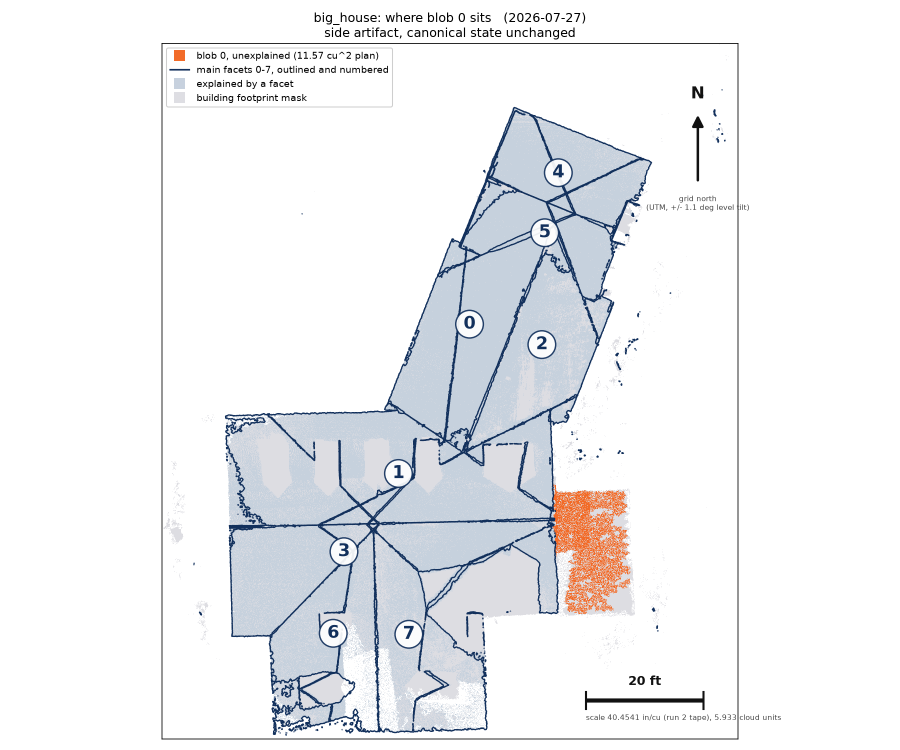
#> input picture reports/big_house/blob0-location-2026-07-27.png, 1800 x 1500 px (shown at 1/2 size)
$ python -i visual_pass.py   (imports and definitions only)
#> lines starting #> are read from the running program, lines starting #| are printed output that depends on the picture; after the words box and inside, x2 and y2 are one past the last pixel; in counts of white or black regions, pixels touching at a corner belong together
"""Build the side-by-side HTML for one visual review pass.

A visual pass grades ONE artifact's per-facet renders against the PREVIOUS
artifact's renders, side by side, so a human can see what a single change did.
The process rules live in the visual-pass skill; this file is the harness the
skill describes, and it is the ONLY place the invocation details are written
down.

    python scripts/visual_pass.py --old 2026-07-26-r2 --new 2026-07-30-grid-adopted
    python scripts/visual_pass.py --old ... --new ... --no-serve   # build only
    python scripts/visual_pass.py --selftest                       # assertions only

Run it and it prints a URL. Open the URL, grade, close the tab. Verdicts are
written to disk as you type; there is no save button to forget.

WHAT IT TOUCHES
    reads   reports/<dataset>/canonical-<stamp>.json      facet metadata
    reads   reports/<dataset>/canonical-<stamp>.npz       facet point index sets
    reads   reports/<dataset>/review/*/review-data.json   locates render sets
    reads   reports/<dataset>/review/*/facet-NN.png       the renders themselves
    writes  passes/<old>-vs-<new>/pass.html
    writes  passes/<old>-vs-<new>/verdicts.json
    writes  passes/<old>-vs-<new>/crops/<side>-facet-NN.png   cropped copies

It never MODIFIES a render and never imports render code. The renders are
evidence produced by a different run, frequently by a run still in progress
somewhere else, and a review harness that can rewrite its own inputs is not a
review harness. The crops are NEW files under passes/; see write_crop for why
they are not written in place. `guard_write_path` turns that from a promise
into a check.

WHY CORRESPONDENCE IS COMPUTED AND NOT ASSUMED
    Facet 12 in the old artifact is not facet 12 in the new one. Indices are
    positions in an output list; they shift whenever a facet merges, splits,
    appears, or vanishes, and they shift silently. Pairing renders by index
    produces rows that look like a normal before/after while actually showing
    two unrelated pieces of roof.

    Facets own point index sets -- row numbers into the leveled cloud, stored
    one array per facet in the npz. Two facets are the same piece of roof to the
    extent that they own the same points. So correspondence here is set overlap
    and nothing else. That makes merges, splits, appearances and disappearances
    fall out of the arithmetic instead of being maintained by hand in a list
    that goes stale.

WHY THE GROUPING USES MUTUAL BEST MATCH AND NOT A THRESHOLD
    The obvious implementation links old i to new j when their overlap exceeds
    some cutoff. That cutoff is a tuned parameter with no principled value: set
    it low and unrelated facets that share a boundary strip get linked into one
    giant row; set it high and a genuine split whose halves each keep 40 percent
    of the parent stops being detected. Worse, a cutoff tuned so this pass looks
    tidy will silently mis-group the next pass, which is exactly the failure the
    log has recorded for scale-dependent thresholds elsewhere in this pipeline.

    So the topology is decided without one. An edge is drawn from every old
    facet to the new facet it shares the MOST points with, and from every new
    facet to the old facet it shares the most points with. Rows are the
    connected components of that graph. "Most" is a comparison, not a
    magnitude, so it needs no units and does not transfer badly between clouds.

    A 1-to-1 pairing is two mutual best matches agreeing. A merge is two old
    facets whose best match is the same new facet. A split is the mirror. A new
    facet has no incoming edge, a vanished facet has no outgoing one. All five
    layout cases come from the component shape, and no number was chosen.

    REPORT_FLOOR below is a threshold, but it only decides which additional
    non-best overlaps get PRINTED underneath a row. It never decides what gets
    grouped. That distinction is the whole point and the HTML states it.

WHY THE PIXEL DIFF IS NOT THE ANSWER
    Two renders can differ in pixels while the geometry is identical. Axis
    limits, colour scaling, annotation placement, font metrics and library
    versions all move pixels without moving a point. On the very first pair this
    harness was built against, eight facets had bit-identical point index sets
    and their renders still differed across four to eight percent of their
    pixels, because the artifact stamp in the title was a different length and
    the line labels had been laid out around a different set of neighbours.

    So each row prints the pixel diff NEXT TO the overlap fractions, and the
    overlap is the one that settles the question. A changed pixel flag means
    look closer. It does not mean something moved.
"""
import argparse
import hashlib
import html
import http.server
import json
import os
import re
import socketserver
import subprocess
import sys
import threading
import webbrowser
from pathlib import Path

import numpy as np
from PIL import Image

REPO = Path(__file__).resolve().parent.parent

# Extra overlaps at or above this fraction are PRINTED under a row so leakage
# between neighbouring facets stays visible. This value never affects grouping;
# see the module docstring. 0.01 is a display convenience, not a tuned constant:
# below it the printed list fills with single-point boundary noise.
REPORT_FLOOR = 0.01

# Verdicts are free text. These are the coded options pass 1 offered, and a
# verdict consisting of nothing but one of them is refused, because pass 1 used
# them in contradictory senses across facets and that part of the record is now
# partly unusable. A code compresses an observation before anyone knows which
# distinction will matter, and the compression cannot be undone afterwards. The
# check is whole-field only: "the north edge is short" is fine, "short" is not.
PRESET_STRINGS = {
    "correct", "merge", "split", "spurious", "unsure",
    "tight", "short", "over", "ragged", "cut",
    "minor", "moderate", "major",
    "mistyped", "misplaced", "long",
    "n", "ne", "e", "se", "s", "sw", "w", "nw", "all", "multiple",
    "ok", "fine", "good", "bad", "pass", "fail", "yes", "no",
}


# --------------------------------------------------------------------------
# guards
# --------------------------------------------------------------------------

def guard_write_path(path, allow_artifact_dir=False):
    """Refuse to write anywhere that holds artifacts or existing review records.

    `allow_artifact_dir=True` is an EXPLICIT, per-run opt-in (--into-review). It
    exists because the reviewer asked for the page to live in the render folder
    so it can be opened with a double click. It is never the default, it prints
    what it is about to overwrite, and the refusal remains the behaviour every
    other caller gets. An accident cannot reach it; only a flag can.

    Assertion 5. The read-only contract is worth nothing if it is only stated
    in a docstring, so every write in this file goes through here first. A
    directory is off limits if it sits under reports/ or reviews/, or if it
    contains a canonical artifact, or if it is (or is inside) a review render
    set. Frozen artifacts are evidence and render sets may be in use by a run
    happening right now in another checkout.
    """
    path = Path(path).resolve()
    if allow_artifact_dir:
        return path
    parts = [p.lower() for p in path.parts]
    for bad in ("reports", "reviews"):
        if bad in parts:
            raise SystemExit(
                f"REFUSED: {path} is under a {bad}/ directory. A visual pass "
                f"reads artifacts and renders; it never writes near them."
            )
    if "review" in parts:
        raise SystemExit(f"REFUSED: {path} is inside a review render set.")
    for parent in [path] + list(path.parents)[:3]:
        if parent.is_dir() and any(parent.glob("canonical-*.np*")):
            raise SystemExit(f"REFUSED: {parent} holds canonical artifacts.")
    return path


# --------------------------------------------------------------------------
# locating things
# --------------------------------------------------------------------------

# [256 lines left out: functions short_stamp, load_artifact, find_render_dir, render_provenance, correspond, classify and 1 more, not called in this run]


def is_exact_one(p):
    return p["frac_old"] == 1.0 and p["frac_new"] == 1.0


# [42 lines left out: function overlap_table, not called in this run]


CASE_NOTE = {
    "1-to-1": "one old facet, one new facet",
    "merge": "several old facets became one new facet",
    "split": "one old facet became several new facets",
    "new": "no predecessor: this facet did not exist in the old artifact",
    "vanished": "no successor: this facet is gone from the new artifact. THIS IS A FINDING.",
    "tangled": "N old to M new. Neither a clean merge nor a clean split; read the overlaps.",
}


# --------------------------------------------------------------------------
# pixel diff
# --------------------------------------------------------------------------

def sha256(path):
    return hashlib.sha256(Path(path).read_bytes()).hexdigest()


# [26 lines left out: function pixel_diff, not called in this run]


_ROI_CACHE = {}


def roi_bbox(path, pad=0.08):
    """The rectangle holding the facet's actual drawing, excluding strays.

    WHY THIS EXISTS, and what the earlier version of it got wrong.

    review_render.py draws each per-facet close-up by zooming the WHOLE overview
    to one facet's extent, but the line and facet labels are placed at OVERVIEW
    data coordinates and matplotlib does not clip text to the axes. Labels
    belonging to lines nowhere near this facet still get drawn, far outside
    xlim/ylim, and fig.tight_layout() then tries to make room for all of them.
    When it cannot, it collapses the axes box instead. Facet 4 is the worst
    case: its axes box ends up roughly 320 px wide inside a 1950 px frame, so
    its roof is drawn at 213x240 px while facet 0 gets 916x1543 and facet 10
    gets 1513x979.

    The first attempt at this cropped to the union of ALL ink, which is exactly
    the wrong rectangle: the strays are ink, so the union still spans most of
    the frame and the crop barely helped. Facet 4 measured "15.9 percent of the
    frame used" under that rule when its real drawing is 1.7 percent of it.

    An earlier note here blamed a fixed figure size fighting set_aspect("equal").
    That was wrong. It came from a bounding box contaminated by the title text
    and the strays. Facet 4's points span 12.09 x 10.02 cloud units, an aspect
    of 1.21, which is unremarkable, and its extent is SMALLER than facet 0's.
    Aspect has nothing to do with it; the strays have everything to do with it.

    So the region of interest is the LARGEST connected ink component -- the
    drawn panel -- padded, then unioned with any component that overlaps that
    padded box, which keeps the labels genuinely sitting on this facet while
    dropping the ones scattered across empty space.

    A CROP CANNOT ADD DETAIL THE RENDER NEVER DREW. Facet 4 holds 213x240 real
    pixels of roof; enlarging that to a 700 px pane is a 2x upscale and will
    look soft. The only real fix is in review_render.py -- clip or drop
    out-of-view labels, or drop tight_layout -- and that file is off limits
    while another run is using it.
    """
#> called with pad = 0.08
    key = (str(path), pad)
    if key in _ROI_CACHE:
        return _ROI_CACHE[key]
    from scipy import ndimage
    a = np.asarray(Image.open(path).convert("RGB"))
    H, W = a.shape[:2]
#> H = 1500; W = 1800
    ink = (a < 250).any(axis=-1)          # the figure background is white
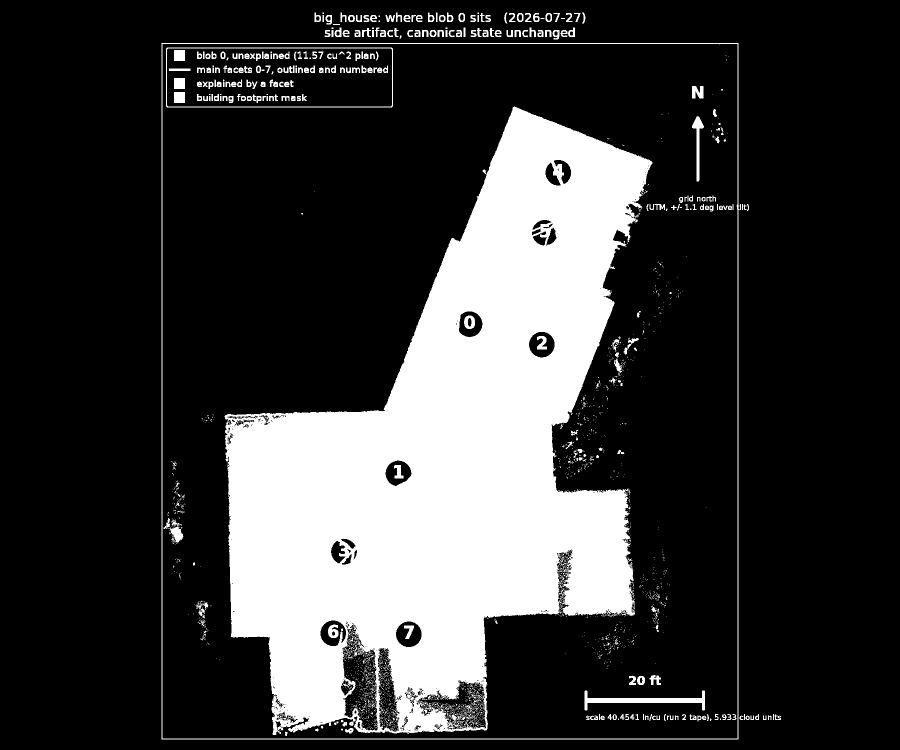
#> ink: shape (1500, 1800) bool (shown at 1/2 size); 22.5% white; 2102 white regions (1785 under 20 px), largest, box (x1, y1, x2, y2) and area: (449, 213, 1305, 1470) 559200, (323, 86, 1479, 1479) 10192, (1169, 1381, 1410, 1421) 2762
    lab, n = ndimage.label(ink)
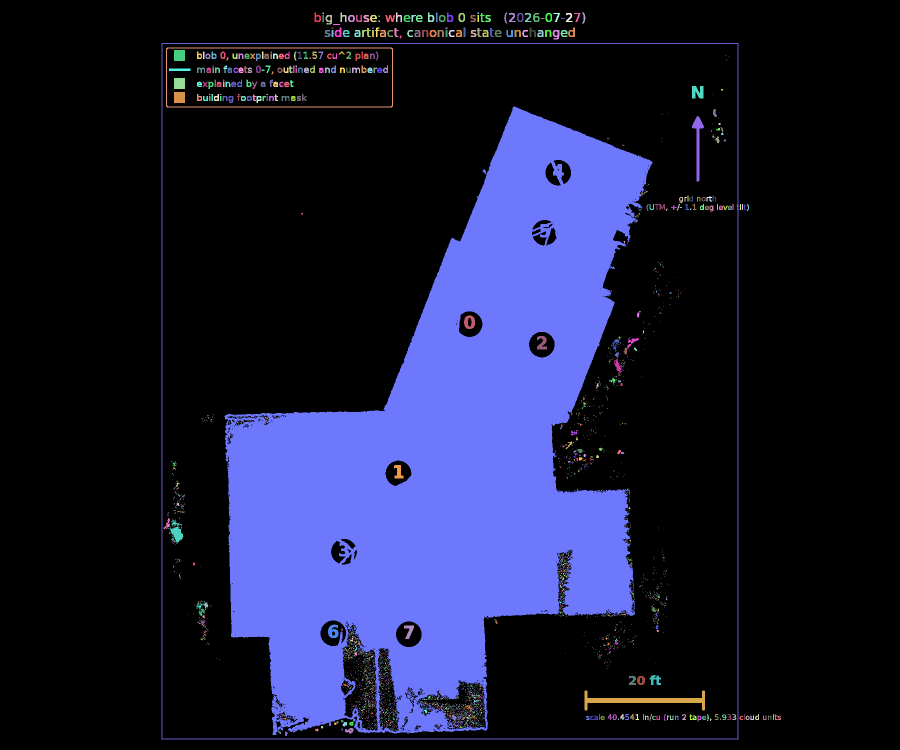
#> lab: shape (1500, 1800) int32 (shown at 1/2 size); 3758 distinct labels, from 0 to 3757; one colour per label, 0 black
#> n = 3757
    if n == 0:
        _ROI_CACHE[key] = None
        return None
    sizes = ndimage.sum(ink, lab, range(1, n + 1))
#> sizes = 3757 values, max 557299 at index 202, min 1 at index 78, mean 161.3
    boxes = ndimage.find_objects(lab)
#> boxes = 3757 items
    k = int(np.argmax(sizes))
#> k = 202
    sl = boxes[k]
    y0, y1, x0, x1 = sl[0].start, sl[0].stop, sl[1].start, sl[1].stop
#> y0 = 213; y1 = 1470; x0 = 449; x1 = 1305
    # Panel plus a margin, and nothing else. An earlier version also unioned in
    # any ink component overlapping the padded box, meaning to keep labels
    # sitting on the facet. It kept the strays instead: they sit just outside
    # the panel, each one drags the box out far enough to touch the next, and
    # facet 4's crop came back with the label chain and a chopped title still
    # attached. Labels the render drew ON the facet are inside the panel box
    # already, so the union bought nothing and cost the whole fix.
    px, py = int(round(pad * (x1 - x0))), int(round(pad * (y1 - y0)))
#> px = 68; py = 101
    X0, X1, Y0, Y1 = x0 - px, x1 + px, y0 - py, y1 + py
#> X0 = 381; X1 = 1373; Y0 = 112; Y1 = 1571
    X0, Y0 = max(0, X0), max(0, Y0)
    X1, Y1 = min(W, X1), min(H, Y1)
#> Y1 = 1500
    out = {"x0": X0, "y0": Y0, "x1": X1, "y1": Y1,
           "w": X1 - X0, "h": Y1 - Y0, "img_w": W, "img_h": H,
           "panel_w": x1 - x0, "panel_h": y1 - y0,
           "used_pct": 100.0 * (X1 - X0) * (Y1 - Y0) / (W * H),
           "gain": (W * H) / float((X1 - X0) * (Y1 - Y0))}
    _ROI_CACHE[key] = out
    return out


def write_crop(src, dst, allow_artifact_dir=False):
    """Write a cropped copy of a render into the pass output directory.

    This is the one place the harness creates an image, and it was added on
    request so the crop can be inspected as a file rather than only as a CSS
    transform in a browser.

    THE SOURCE IS NEVER TOUCHED. The crop is a NEW file under passes/, and the
    guard refuses any destination outside it. Overwriting the render in place
    was asked for and is deliberately not done: those PNGs are committed
    evidence, the pass header states which commit produced them, and rewriting
    them would make that provenance line false while colliding with whatever
    run is currently rendering. The original stays one click away from every
    pane.
    """
    roi = roi_bbox(src)
#> roi = 12 items
    if roi is None or roi["gain"] < 1.15:
        return None
    guard_write_path(dst, allow_artifact_dir)
#> (the run stopped early here; a loop or call above may not have finished)
